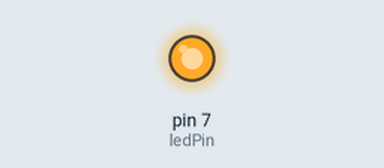
Simulated run of this sketch. Board: Arduino Uno, built with avr-gcc and run on an emulated ATmega328P. Parts: output pins drawn as LEDs (lit = HIGH).

Above: at 0.75 s.
At 6.9 s:
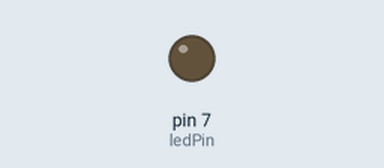
Timing chart, 0 to 9.0 s (numbered marks = the images above):
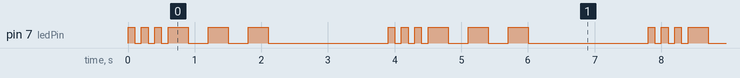

The sketch:

delay_variable.ino
```cpp
int dot = 100;
int dash = 300;
int ledPin = 7;
int finalDelay = 1500;

void setup() {
// put your setup code here, to run once:
pinMode (ledPin,OUTPUT);
}
void loop() {
// put your main code here, to run repeatedly:
digitalWrite(ledPin, HIGH);
delay(dot);
digitalWrite(ledPin, LOW);
delay(dot);
digitalWrite(ledPin, HIGH);
delay(dot);
digitalWrite(ledPin, LOW);
delay(dot);
digitalWrite(ledPin, HIGH);
delay(dot);
digitalWrite(ledPin, LOW);
delay(dot);

digitalWrite(ledPin, HIGH);
delay(dash);
digitalWrite(ledPin, LOW);
delay(dash);
digitalWrite(ledPin, HIGH);
delay(dash);
digitalWrite(ledPin, LOW);
delay(dash);
digitalWrite(ledPin, HIGH);
delay(dash);
digitalWrite(ledPin, LOW);
delay(dash);

delay(finalDelay);
}
```

Measured:
- by itself, pin 7 (ledPin): repeats every 3.9 s: 2 × (LOW 0.10 s, HIGH 0.10 s), LOW 0.10 s, 2 × (HIGH 0.30 s, LOW 0.30 s), HIGH 0.30 s, LOW 1.8 s, HIGH 0.10 s
- by itself, everything shown: repeats every 3.9 s, in 12 steps
